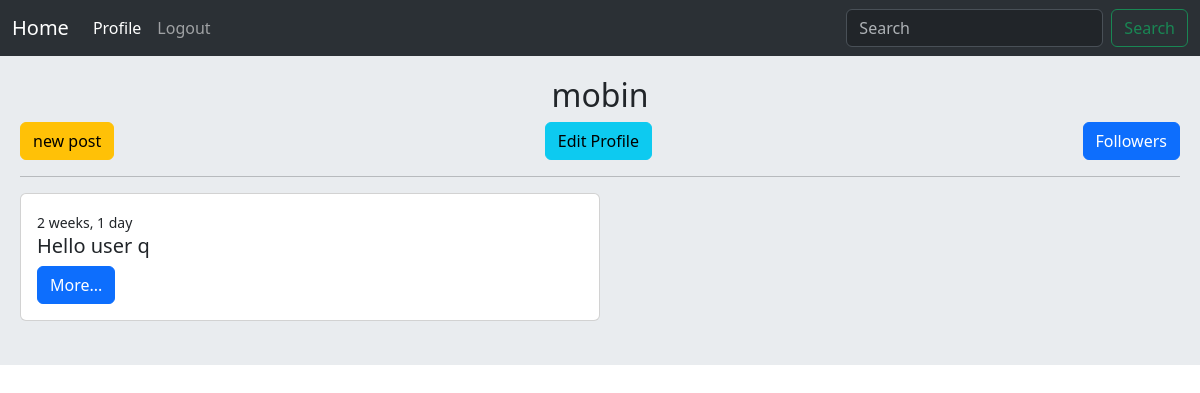
Before: /account/profile/1 (signed in) with the older database file.
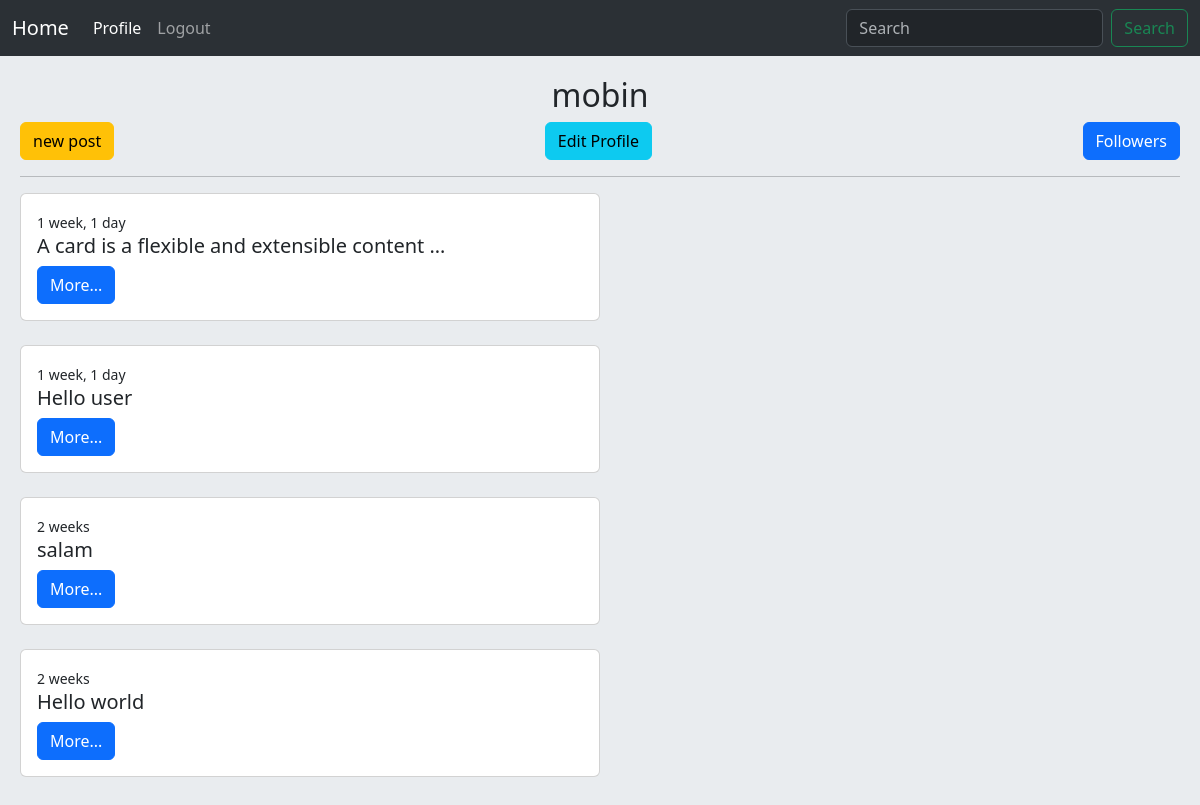
After: the same page with the newer database file.
### home/models.py (models this page shows, shortened)
class Post(models.Model):
    user = models.ForeignKey(User,on_delete=models.CASCADE , related_name='posts')
    body = models.TextField()
    slug = models.SlugField()
    created = models.DateTimeField(auto_now_add=True)
    updated = models.DateTimeField(auto_now=True)
    class Meta :
        ordering = ('-created',)
    def get_absolute_url(self):
        return reverse('home:post_detail',args=(self.id , self.slug))

### account/views.py (the view)
# urls.py: path('profile/<int:user_id>',views.UserProfileView.as_view(),name='user_profile'),
class UserProfileView(LoginRequiredMixin,View):
    def get(self , request , user_id):
        is_following = False
        user = User.objects.get(pk = user_id)
        posts = user.posts.all()
        relation = Relation.objects.filter(from_user=request.user , to_user=user)
        relations = Relation.objects.filter(to_user=user)
        if relation.exists():
            is_following = True
        return render(request , 'account/profile.html',{'user':user,'posts':posts,'is_following':is_following,'relations':relations})

### account/templates/account/profile.html (shortened to what this page needs)
{% extends "base.html" %}
{% block content %}
<h2 class='text-center'>{{ user.username }}</h2>
<div class="w-100 d-flex justify-content-between">
{% if request.user.id == user.id %}
  <a href="{% url 'home:post_create' %}" class="btn btn-warning">new post</a>
  <a href="{% url 'account:edit_user' %}" class="btn btn-info">Edit Profile</a>
{% endif %}
<button type="button" class="btn btn-primary" data-bs-toggle="modal" data-bs-target="#exampleModal">
  Followers
</button>
</div>
<hr/>
{% for post in posts %}
      <div class="card w-50">
        <div class="card-body">
          <small class="card-title">{{ post.created|timesince }}</small>
          <h5 class="card-text">{{ post.body|truncatewords:8 }}</h5>
          <a href="{{ post.get_absolute_url }}" class="btn btn-primary">More...</a>
        </div>
      </div>
      <br/>
{% endfor %}
{% endblock content %}

Changed rows visible on the page:
removed Post: created "2 weeks, 1 day", body "Hello user q"
added Post: created "1 week, 1 day", body "A card is a flexible and extensible content …"
added Post: created "1 week, 1 day", body "Hello user"
added Post: created "2 weeks", body "salam"
added Post: created "2 weeks", body "Hello world"
